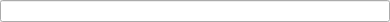
<?xml version="1.0" encoding="UTF-8"?>
<ui version="4.0">
 <class>EntityPropertyDefaultFeel</class>
 <widget class="QWidget" name="EntityPropertyDefaultFeel">
  <property name="geometry">
   <rect>
    <x>0</x>
    <y>0</y>
    <width>390</width>
    <height>22</height>
   </rect>
  </property>
  <property name="windowTitle">
   <string>Form</string>
  </property>
  <layout class="QVBoxLayout" name="verticalLayout">
   <property name="spacing">
    <number>0</number>
   </property>
   <property name="margin">
    <number>0</number>
   </property>
   <item>
    <widget class="QLineEdit" name="m_TextBox"/>
   </item>
  </layout>
 </widget>
 <resources/>
 <connections/>
</ui>
